Frame 1 (no input): blank canvas, image omitted
Frame 60 (no input): blank canvas, image omitted
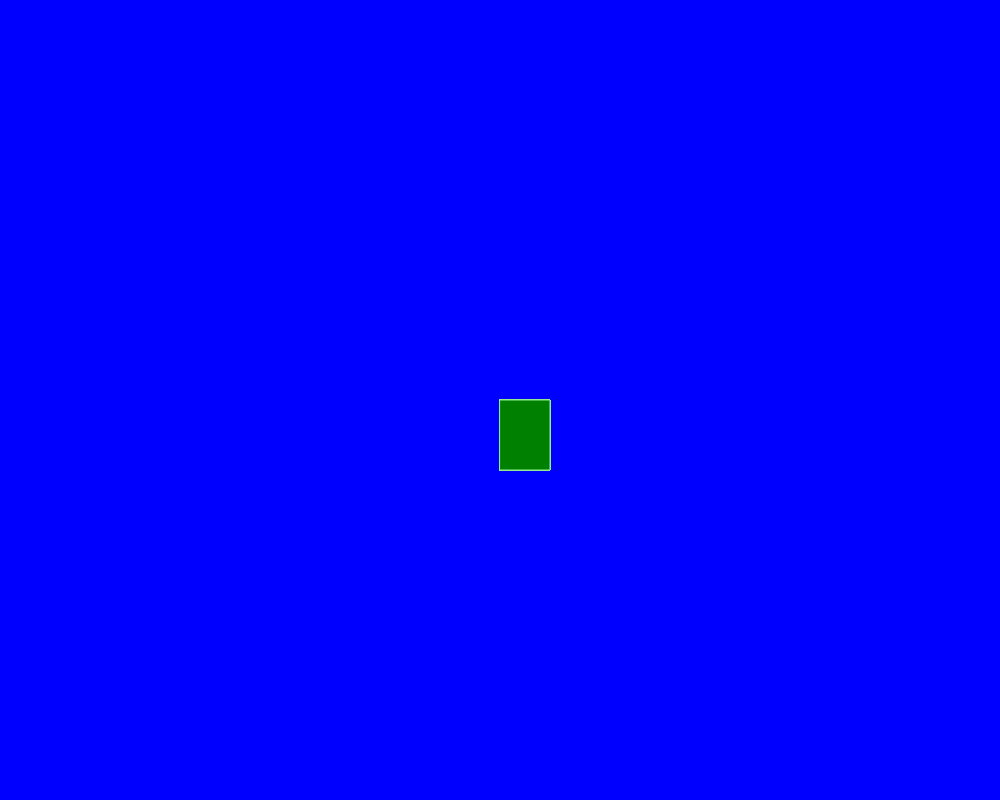
Frame 120 (the mouse pressed at the canvas centre since frame 60)

The p5.js sketch whose frames 1 and 60 were blank and that drew this single picture after the mouse press (run headless with seeded random() and noise() and a simulated clock; from frame 60 on, the mouse is pressed at the canvas centre):

// p5.js sketch
// ── sketch.js
function setup() {
  createCanvas(1000, 800);
 background(" blue");
        
}

function draw() {
  
  fill("green");
stroke("lightgreen");
 if(mouseIsPressed)
 rect(mouseX,mouseY,50,70);
}
